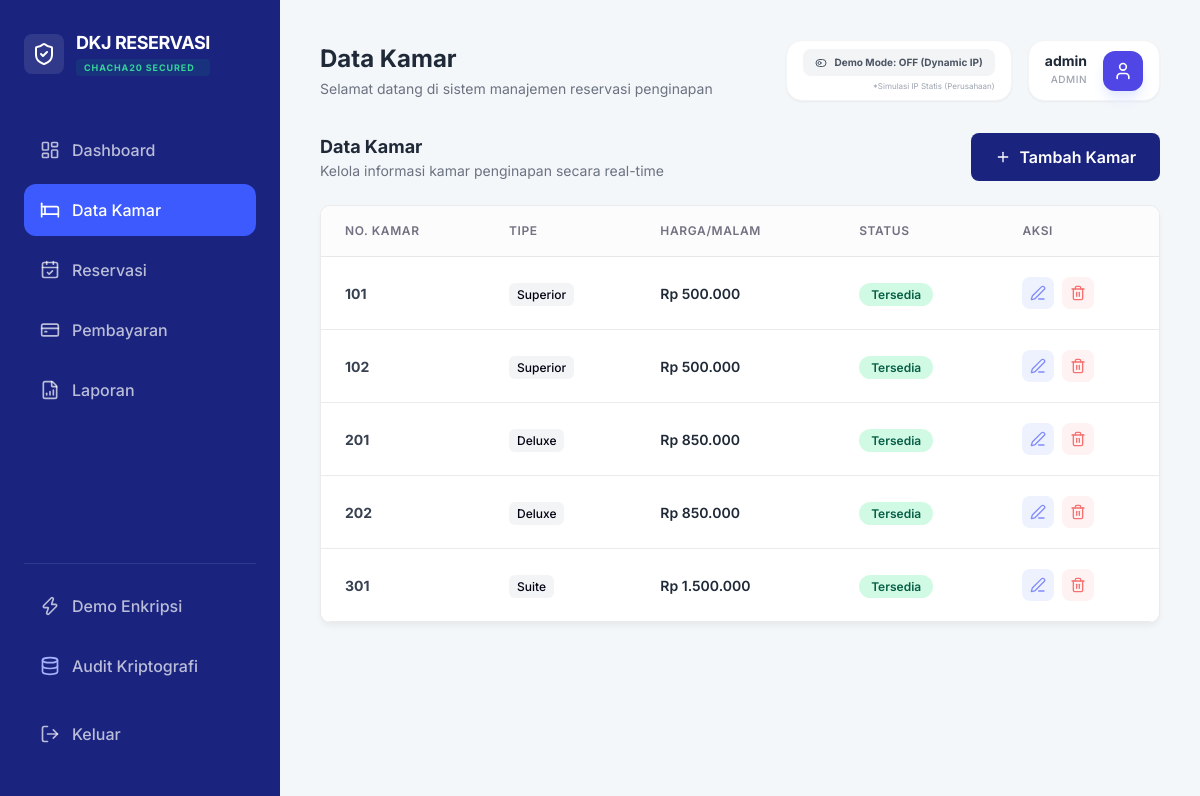
Before: /dashboard.php?page=rooms (signed in) with the older database file.
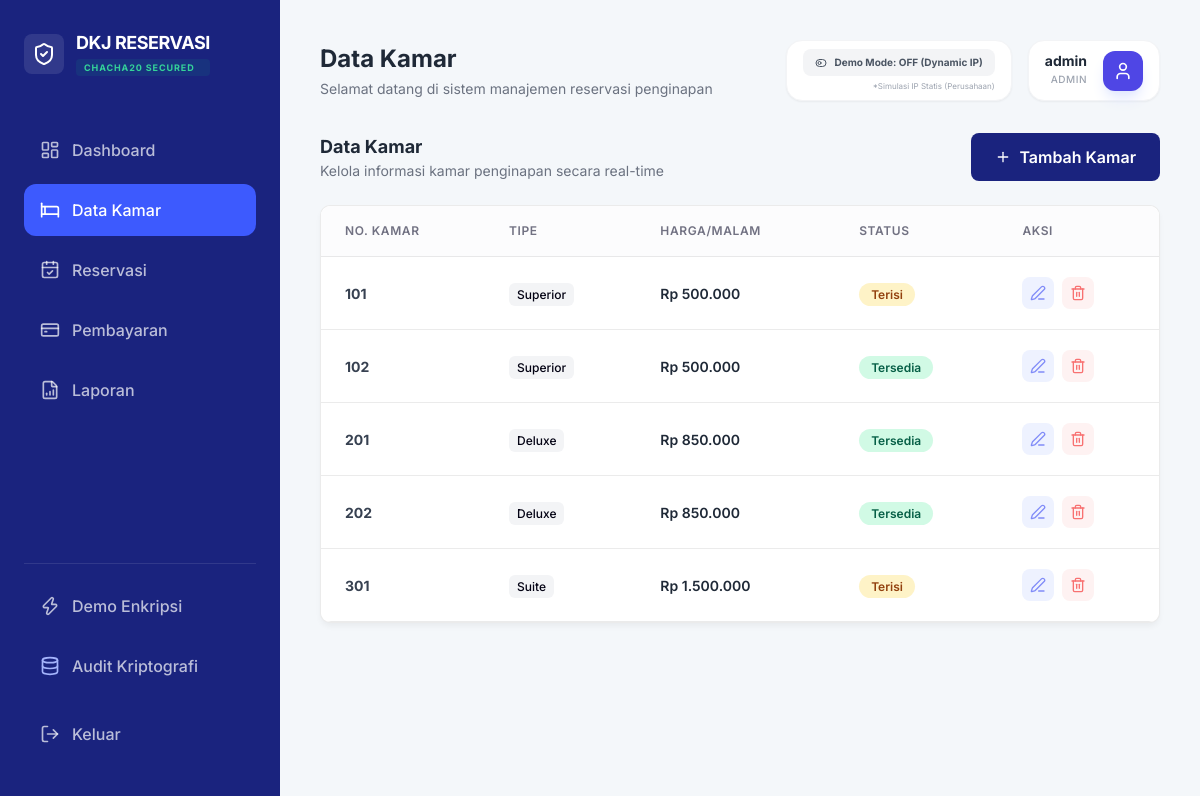
After: the same page with the newer database file.
### tables this page shows
CREATE TABLE rooms (
        id INTEGER PRIMARY KEY AUTOINCREMENT,
        room_number TEXT UNIQUE,
        type TEXT,
        price INTEGER,
        status TEXT DEFAULT 'available'
    );

### modules/rooms.php (the view, shortened to what this page needs)
<?php
$rooms = $db->query("SELECT * FROM rooms ORDER BY room_number ASC")->fetchAll(PDO::FETCH_ASSOC);
?>
<div class="flex justify-between items-center mb-6">
    <div>
        <h3 class="text-lg font-bold text-gray-800">Data Kamar</h3>
        <p class="text-sm text-gray-500">Kelola informasi kamar penginapan secara real-time</p>
    </div>
    <button onclick="openModal('addRoomModal')" class="btn-primary flex items-center gap-2">
        <i data-lucide="plus" class="w-4 h-4"></i> Tambah Kamar
    </button>
</div>
<div class="card p-0 overflow-hidden">
    <div class="table-container border-none">
        <table>
            <thead>
                <tr>
                    <th>No. Kamar</th>
                    <th>Tipe</th>
                    <th>Harga/Malam</th>
                    <th>Status</th>
                    <th>Aksi</th>
                </tr>
            </thead>
            <tbody>
                <?php foreach ($rooms as $r): ?>
                <tr>
                    <td class="font-bold text-gray-700"><?= $r['room_number'] ?></td>
                    <td><span class="text-xs px-2 py-1 bg-gray-100 rounded-md font-medium"><?= $r['type'] ?></span></td>
                    <td class="font-semibold text-gray-800">Rp <?= number_format($r['price'], 0, ',', '.') ?></td>
                    <td>
                        <span class="badge-status <?= $r['status'] === 'available' ? 'badge-success' : 'badge-warning' ?>">
                            <?= $r['status'] === 'available' ? 'Tersedia' : 'Terisi' ?>
                        </span>
                    </td>
                    <td>
                        <div class="flex items-center gap-2">
                            <button onclick='editRoom(<?= json_encode($r) ?>)' class="p-2 text-indigo-400 hover:text-indigo-600 bg-indigo-50 rounded-lg">
                                <i data-lucide="edit-3" class="w-4 h-4"></i>
                            </button>
                            <form method="POST" class="inline" onsubmit="return confirm('Hapus kamar ini?')">
                                <button type="submit" class="p-2 text-red-400 hover:text-red-600 bg-red-50 rounded-lg">
                                    <i data-lucide="trash-2" class="w-4 h-4"></i>
                                </button>
                            </form>
                        </div>
                    </td>
                </tr>
                <?php endforeach; ?>
            </tbody>
        </table>
    </div>
</div>

Changed rows visible on the page:
changed rooms (number 1 of 5 on the later page): status "Tersedia" → "Terisi"
changed rooms "Suite": status "Tersedia" → "Terisi"
